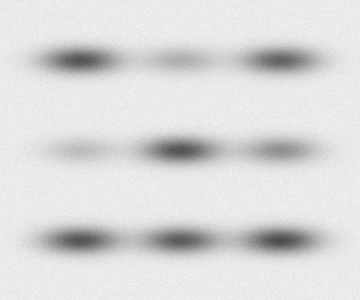
#> input picture sample_blot.tif, 360 x 300 px; its folder holds only this picture in this run
$ python -i composite.py   (imports and definitions only)
#> lines starting #> are read from the running program, lines starting #| are printed output that depends on the picture; after the words box and inside, x2 and y2 are one past the last pixel; in counts of white or black regions, pixels touching at a corner belong together
#> further down, picture is the input picture: shape (300, 360); min 72, max 248, mean 219.8
"""Quantify composite Western blot figures made of many framed panels.

A published figure is often not one blot but a grid of small cropped
tiles, each outlined by a thin black frame, with cell-line headers, target
labels and lane labels printed around them.  BlotGrid's whole-image detector
expects one continuous blot, so this module adds a front end that

1. finds every framed tile (closed rectangles of dark line pixels),
2. assigns each tile to a figure row/column by gap clustering of centres,
3. models each tile as two neighbouring, roughly mirror-image bands:

   * the split between the bands is the column-profile valley closest to the
     mirror-symmetry prior (midpoint of the combined band extent), so a
     faint knockdown band beside a strong control stays in its own lane;
   * each band's horizontal extent is the outermost above-threshold span in
     its lane, so a "dumbbell" band (dark ends, pale middle) stays ONE band;
   * vertical extent is the contiguous peak around the band row, so a
     second band stacked above/below (a vertical doublet) is not merged;
   * both lanes get ONE box size, set by the longer and thicker band; the
     smaller band's box covers empty background around it, and no box may
     reach into the other band;
   * an absent band's box is placed at the mirror position of the present
     band about the split,

4. measures every box with an ImageJ "Gel Analyzer"-style peak area (lane
   profile, straight baseline between the valleys either side of the band,
   area above it), plus a rectangle integrated density whose background
   comes from the strips just above and below the box (never from the
   neighbouring band).
"""
from __future__ import annotations

from dataclasses import asdict, dataclass, field

import numpy as np
from scipy import ndimage as ndi
from scipy.ndimage import gaussian_filter1d

from .densitometry import measure_band


@dataclass(frozen=True)
class Panel:
    x: int
    y: int
    w: int
    h: int
    row: int = -1
    col: int = -1


@dataclass
class LaneMeasurement:
    row: int
    col: int
    target: str
    lane: str
    lane_index: int
    roi_x: int
    roi_y: int
    roi_w: int
    roi_h: int
    band_x0: int                # detected band extent (absolute pixels)
    band_x1: int
    band_y0: int
    band_y1: int
    split_x: int                # boundary between the two bands
    peak_area: float            # ImageJ-style area above the valley baseline
    net_intden: float           # rectangle IntDen, bg from strips above/below
    background_per_px: float
    baseline_y0: int
    baseline_y1: int
    saturated_fraction: float   # fraction of ROI pixels at 8-bit black
    source: str                 # detected / faint / absent
    status: str
    notes: list[str] = field(default_factory=list)

    # [4 lines left out: function as_row, not called in this run]


# ---------------------------------------------------------------------------
# Panel discovery
# ---------------------------------------------------------------------------

def _line_mask(gray: np.ndarray, dark_threshold: float, min_h: int, min_v: int) -> np.ndarray:
#> called with dark_threshold = 110, min_h = 40, min_v = 20
    dark = gray < dark_threshold
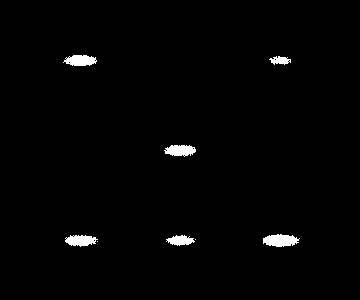
#> dark: shape (300, 360) bool; 1.4% white; 8 white regions (2 under 20 px), largest, box (x1, y1, x2, y2) and area: (263, 234, 300, 247) 347, (63, 55, 97, 66) 279, (164, 145, 196, 157) 277, (65, 235, 98, 247) 272, (166, 235, 195, 246) 204, (269, 56, 291, 65) 124
    horizontal = ndi.binary_opening(dark, structure=np.ones((1, min_h), bool))
#> horizontal: shape (300, 360) bool; every value is 0
    vertical = ndi.binary_opening(dark, structure=np.ones((min_v, 1), bool))
    return horizontal | vertical


def find_framed_panels(
    gray: np.ndarray,
    *,
    dark_threshold: float = 110.0,
    min_line_h: int = 40,
    min_line_v: int = 20,
    size_range: tuple[int, int, int, int] = (40, 20, 400, 200),
) -> list[Panel]:
    """Return the bounding boxes of closed, dark rectangular frames."""
    lines = _line_mask(gray, dark_threshold, min_line_h, min_line_v)
    filled = ndi.binary_fill_holes(lines)
    labels, _ = ndi.label(filled)
#> labels: shape (300, 360) int32; every value is 0
    min_w, min_h, max_w, max_h = size_range
    panels: list[Panel] = []
    for sl in ndi.find_objects(labels):
        if sl is None:
            continue
        y0, y1 = sl[0].start, sl[0].stop
        x0, x1 = sl[1].start, sl[1].stop
        w, h = x1 - x0, y1 - y0
        if not (min_w <= w <= max_w and min_h <= h <= max_h):
            continue
        # A frame is mostly hollow; a solid dark blob (text, a saturated
        # smear) is not a panel.
        if lines[y0:y1, x0:x1].mean() > 0.6:
            continue
        panels.append(Panel(int(x0), int(y0), int(w), int(h)))
#> this loop made 0 passes
#> after the loop, panels = []
    return panels


# [77 lines left out: functions _gap_clusters, assign_grid, panel_interior, valley_baseline_area, not called in this run]


# ---------------------------------------------------------------------------
# Two-band tile model
# ---------------------------------------------------------------------------

@dataclass
class TileSettings:
    """Band-detection settings.  Keep these FIXED across repeat measurements.

    Changing them between repeats changes what is measured (e.g. the box
    height), which is a method change, not a re-measurement; use
    :class:`Redraw` for repeat measurements instead.
    """

    extent_frac: float = 0.25    # band CORE = above this fraction of the band's peak
    tail_frac: float = 0.08      # core grows along faded tails down to this fraction
    guard_frac: float = 0.12     # neighbour band "keep-out" edge (wider)
    pad: int = 1                 # px added on every side of the largest band
    jitter: tuple[int, int] = (0, 0)
    extra_inset: int = 1         # px inside the tile frame


@dataclass(frozen=True)
class Redraw:
    """Box perturbation for one repeat measurement.

    ``shifts`` moves each lane's box independently by (dx, dy) px; ``dw`` and
    ``dh`` change the tile's shared box size (all boxes stay equal in size).
    Band detection, split and baseline window are not re-run, so a repeat
    differs from the nominal measurement only in box placement.
    """

    shifts: tuple[tuple[int, int], ...] = ((0, 0), (0, 0))
    dw: int = 0
    dh: int = 0

    # [82 lines left out: functions random, _runs, span_extent, contiguous_extent, local_baseline_corrected, not called in this run]


def _detrended(signal: np.ndarray) -> np.ndarray:
    """Signal minus each column's 30th percentile (removes streaks/background)."""
    return signal - np.percentile(signal, 30, axis=0, keepdims=True)


# [137 lines left out: functions background_removed, hysteresis_extent, _main_row, find_split, find_splits, not called in this run]


@dataclass
class _Band:
    present: str                 # detected / faint / absent
    x0: int = 0
    x1: int = 0
    y0: int = 0
    y1: int = 0
    gx0: int = 0                 # guard (keep-out) extent
    gx1: int = 0
    peak: float = 0.0

    @property
    def cx(self) -> float:
        return (self.x0 + self.x1) / 2.0

    @property
    def cy(self) -> float:
        return (self.y0 + self.y1) / 2.0


# [289 lines left out: functions analyse_tile, redraw_boxes, quantify_panel, not called in this run]

>>> import cv2
>>> picture = cv2.imread('../sample_blot.tif', cv2.IMREAD_GRAYSCALE)
>>> result = find_framed_panels(picture)
#> result = []
